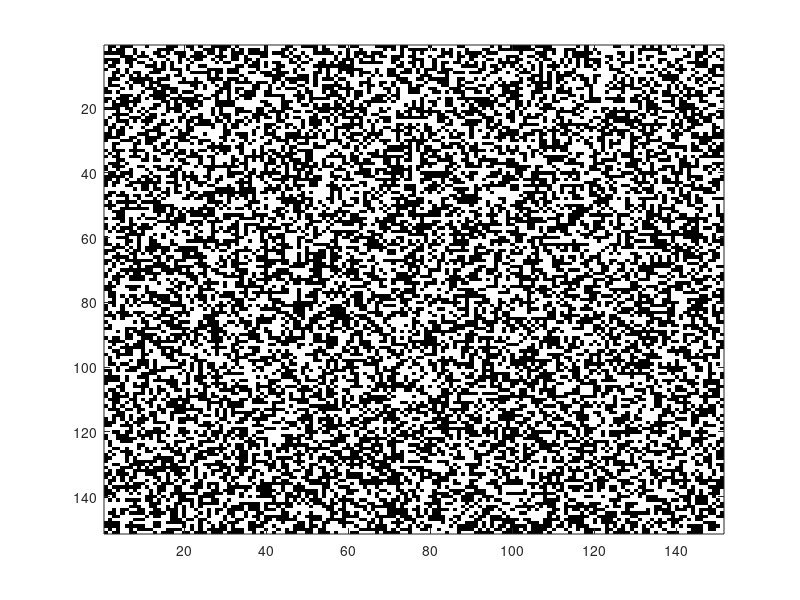

The MATLAB script that drew this image: (Note: this script raises an error after producing the figure.)
clc
clear
close all
%% 0 - Grid Constants
Lx= .5;                             % plate width (m)
Ly= .5;                             % plate length (m)
Nx= 150;                             % number of nodes in x direction
Ny= 150;                             % number nodes in y direction

dx=Lx/Nx;                           % delta x
dy=Ly/Ny;                           % delta y

World=round(rand(Nx+1,Ny+1));
%% 1 - Plotting section
    x=zeros(1,Nx+1);
    y=zeros(1,Ny+1);            %Generate the plate

    image(World,'CDataMapping','scaled')
    cmap = [1,1,1;0,0,0];
    colormap(cmap);
    caxis([0 1]);

    
%% 2 - Game
while sum(sum(World)) ~= 0
    neighbors = calc_neighbors(World);
    for i = 1:Ny+1
        for j = 1:Nx+1
            if World(i,j) ==1
                if neighbors(i,j) <2 
                    World(i,j) = 0;
                elseif neighbors(i,j) == 2  || neighbors(i,j) == 3 
                    World(i,j) = 1;
                elseif neighbors(i,j) > 2 
                    World(i,j) = 0;
                end
            elseif World(i,j) == 0
                if neighbors(i,j) ==3
                    World(i,j) = 1;
                end
            end
        end
    end
    image(World,'CDataMapping','scaled')
    pause(.1)
    drawnow
end
